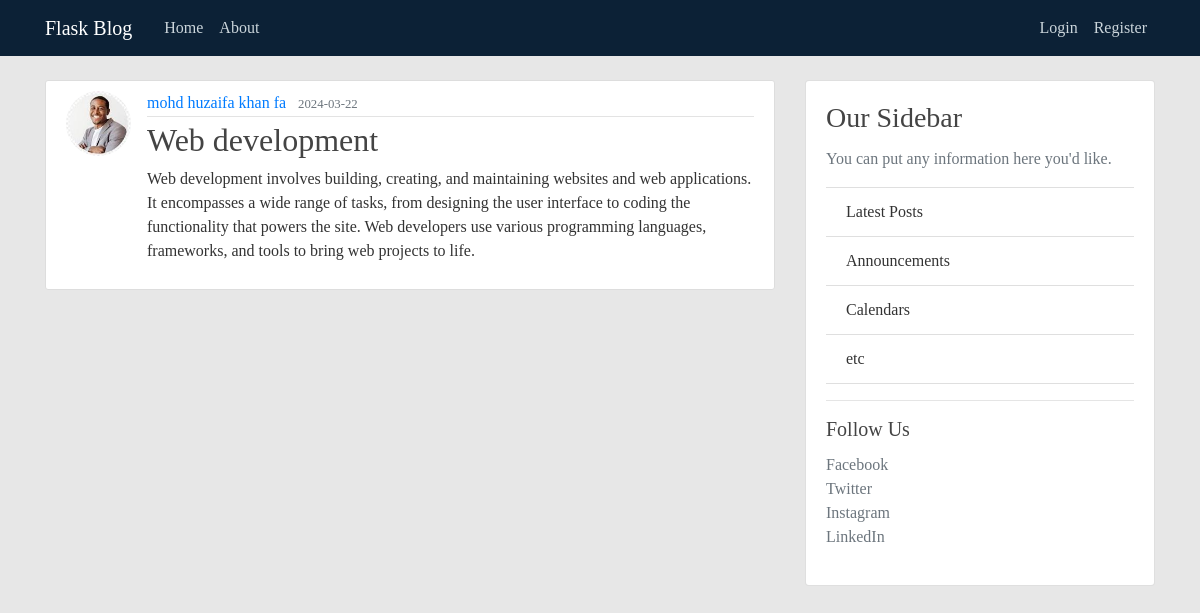
Screenshot of /post/3 with the database file from the repository.
### flaskblog/models.py (models this page shows, shortened)
class User(db.Model, UserMixin):
    id = db.Column(db.Integer, primary_key=True)
    username = db.Column(db.String(20), unique=True, nullable=False)
    email = db.Column(db.String(120), unique=True, nullable=False)
    image_file = db.Column(db.String(20), nullable=False, default='default.jpg')
    password = db.Column(db.String(60), nullable=False)
    posts = db.relationship('Post', backref='author', lazy=True)

class Post(db.Model):
    id = db.Column(db.Integer, primary_key=True)
    title = db.Column(db.String(100), nullable=False)
    date_posted = db.Column(db.DateTime, nullable=False, default=datetime.utcnow)
    content = db.Column(db.Text, nullable=False)
    user_id = db.Column(db.Integer, db.ForeignKey('user.id'), nullable=False)

### flaskblog/posts/routes.py (the view)
@posts.route("/post/<int:post_id>")
def post(post_id):
    post = Post.query.get_or_404(post_id)
    return render_template('post.html', title=post.title, post=post)

### flaskblog/templates/post.html (shortened to what this page needs)
{% extends "layout.html" %}
{% block content %}
  <article class="media content-section">
    <img class="rounded-circle article-img" src="{{ url_for('static', filename='profile_pics/' + post.author.image_file) }}">
    <div class="media-body">
      <div class="article-metadata">
        <a class="mr-2" href="{{ url_for('users.user_posts', username=post.author.username) }}">{{ post.author.username }}</a>
        <small class="text-muted">{{ post.date_posted.strftime('%Y-%m-%d') }}</small>
      </div>
      <h2 class="article-title">{{ post.title }}</h2>
      <p class="article-content">{{ post.content }}</p>
    </div>
  </article>
{% endblock content %}

### flaskblog/static/main.css (style rules this page uses)
body { background: #e7e7e7; color: #333333; margin-top: 5rem; font-family: 'Times New Roman', Times, serif; }
h1, h2, h3, h4, h5, h6 { color: #444444; }
.content-section { background: #ffffff; padding: 10px 20px; border: 1px solid #dddddd; border-radius: 3px; margin-bottom: 20px; }
.article-title { color: #444444; }
.article-content { white-space: pre-line; }
.article-img { height: 65px; width: 65px; margin-right: 16px; }
.article-metadata { padding-bottom: 1px; margin-bottom: 4px; border-bottom: 1px solid #e3e3e3 }

### rows the page displays
User: image_file (picture), author.username "mohd huzaifa khan fa"
Post: date_posted "2024-03-22", title "Web development", content "Web development involves building, creating, and maintaining websites and web applications. It encompasses a wide range of tasks, from designing the user interface to coding the functionality that powers the site. Web developers use various programming languages, frameworks, and tools to bring web projects to life."
